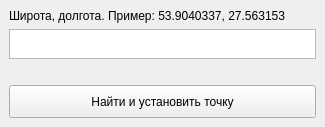
<?xml version="1.0" encoding="UTF-8"?>
<ui version="4.0">
 <class>GeoPointFinder</class>
 <widget class="QMainWindow" name="GeoPointFinder">
  <property name="geometry">
   <rect>
    <x>0</x>
    <y>0</y>
    <width>325</width>
    <height>127</height>
   </rect>
  </property>
  <property name="sizePolicy">
   <sizepolicy hsizetype="Fixed" vsizetype="Fixed">
    <horstretch>0</horstretch>
    <verstretch>0</verstretch>
   </sizepolicy>
  </property>
  <property name="minimumSize">
   <size>
    <width>325</width>
    <height>127</height>
   </size>
  </property>
  <property name="maximumSize">
   <size>
    <width>325</width>
    <height>127</height>
   </size>
  </property>
  <property name="windowTitle">
   <string>Поиск по координате</string>
  </property>
  <widget class="QWidget" name="centralwidget">
   <layout class="QVBoxLayout" name="verticalLayout_4">
    <item>
     <layout class="QVBoxLayout" name="verticalLayout_3">
      <item>
       <layout class="QHBoxLayout" name="horizontalLayout">
        <item>
         <layout class="QVBoxLayout" name="verticalLayout_2">
          <item>
           <widget class="QLabel" name="label">
            <property name="text">
             <string>Широта, долгота. Пример: 53.9040337, 27.563153</string>
            </property>
           </widget>
          </item>
          <item>
           <widget class="QTextEdit" name="textEdit_cordinates"/>
          </item>
         </layout>
        </item>
       </layout>
      </item>
      <item>
       <widget class="QLabel" name="label_parcedCord">
        <property name="text">
         <string/>
        </property>
       </widget>
      </item>
      <item>
       <widget class="QPushButton" name="pushButton_find_result">
        <property name="minimumSize">
         <size>
          <width>0</width>
          <height>33</height>
         </size>
        </property>
        <property name="text">
         <string>Найти и установить точку</string>
        </property>
       </widget>
      </item>
     </layout>
    </item>
   </layout>
  </widget>
 </widget>
 <resources/>
 <connections/>
</ui>
